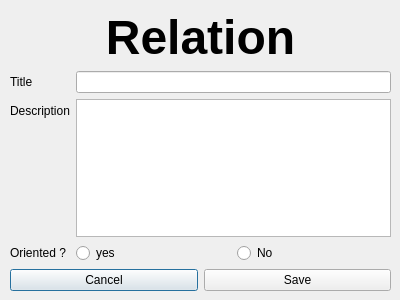
<?xml version="1.0" encoding="UTF-8"?>
<ui version="4.0">
 <class>v_relationform</class>
 <widget class="QDialog" name="v_relationform">
  <property name="geometry">
   <rect>
    <x>0</x>
    <y>0</y>
    <width>400</width>
    <height>300</height>
   </rect>
  </property>
  <property name="windowTitle">
   <string>Dialog</string>
  </property>
  <widget class="QWidget" name="verticalLayoutWidget">
   <property name="geometry">
    <rect>
     <x>10</x>
     <y>10</y>
     <width>381</width>
     <height>281</height>
    </rect>
   </property>
   <layout class="QVBoxLayout" name="princpalLayout">
    <item>
     <widget class="QLabel" name="labelWindowTitle">
      <property name="font">
       <font>
        <pointsize>36</pointsize>
        <weight>75</weight>
        <bold>true</bold>
       </font>
      </property>
      <property name="text">
       <string>Relation</string>
      </property>
      <property name="alignment">
       <set>Qt::AlignCenter</set>
      </property>
     </widget>
    </item>
    <item>
     <layout class="QFormLayout" name="formLayout">
      <item row="0" column="0">
       <widget class="QLabel" name="labelTitle">
        <property name="text">
         <string>Title</string>
        </property>
       </widget>
      </item>
      <item row="0" column="1">
       <widget class="QLineEdit" name="lineTitle"/>
      </item>
      <item row="1" column="0">
       <widget class="QLabel" name="labelDesc">
        <property name="text">
         <string>Description</string>
        </property>
       </widget>
      </item>
      <item row="1" column="1">
       <widget class="QTextEdit" name="textEdit"/>
      </item>
      <item row="2" column="0">
       <widget class="QLabel" name="labelOriented">
        <property name="text">
         <string>Oriented ?</string>
        </property>
       </widget>
      </item>
      <item row="2" column="1">
       <layout class="QHBoxLayout" name="btnLayout">
        <item>
         <widget class="QRadioButton" name="btnYes">
          <property name="text">
           <string>yes</string>
          </property>
         </widget>
        </item>
        <item>
         <widget class="QRadioButton" name="btnNo">
          <property name="text">
           <string>No</string>
          </property>
         </widget>
        </item>
       </layout>
      </item>
     </layout>
    </item>
    <item>
     <layout class="QHBoxLayout" name="horizontalLayout">
      <item>
       <widget class="QPushButton" name="btnCancel">
        <property name="text">
         <string>Cancel</string>
        </property>
       </widget>
      </item>
      <item>
       <widget class="QPushButton" name="btnSave">
        <property name="text">
         <string>Save</string>
        </property>
       </widget>
      </item>
     </layout>
    </item>
   </layout>
  </widget>
 </widget>
 <resources/>
 <connections/>
</ui>
